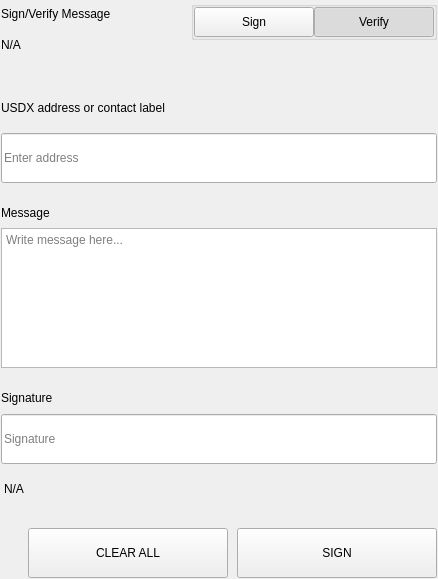
<?xml version="1.0" encoding="UTF-8"?>
<ui version="4.0">
 <class>SettingsSignMessageWidgets</class>
 <widget class="QWidget" name="SettingsSignMessageWidgets">
  <property name="geometry">
   <rect>
    <x>0</x>
    <y>0</y>
    <width>438</width>
    <height>579</height>
   </rect>
  </property>
  <property name="windowTitle">
   <string>Form</string>
  </property>
  <layout class="QVBoxLayout" name="verticalLayout">
   <property name="spacing">
    <number>0</number>
   </property>
   <property name="leftMargin">
    <number>0</number>
   </property>
   <property name="topMargin">
    <number>0</number>
   </property>
   <property name="rightMargin">
    <number>0</number>
   </property>
   <property name="bottomMargin">
    <number>0</number>
   </property>
   <item>
    <widget class="QWidget" name="left" native="true">
     <layout class="QVBoxLayout" name="verticalLayout_3">
      <property name="leftMargin">
       <number>0</number>
      </property>
      <property name="topMargin">
       <number>0</number>
      </property>
      <property name="rightMargin">
       <number>0</number>
      </property>
      <property name="bottomMargin">
       <number>0</number>
      </property>
      <item>
       <widget class="QWidget" name="container_sign" native="true">
        <layout class="QVBoxLayout" name="verticalLayout_2">
         <property name="spacing">
          <number>0</number>
         </property>
         <property name="leftMargin">
          <number>1</number>
         </property>
         <property name="topMargin">
          <number>1</number>
         </property>
         <property name="rightMargin">
          <number>1</number>
         </property>
         <property name="bottomMargin">
          <number>1</number>
         </property>
         <item>
          <layout class="QHBoxLayout" name="horizontalLayout_3" stretch="3,1">
           <property name="spacing">
            <number>40</number>
           </property>
           <item>
            <layout class="QVBoxLayout" name="verticalLayoutTitle">
             <property name="spacing">
              <number>5</number>
             </property>
             <item>
              <widget class="QLabel" name="labelTitle">
               <property name="text">
                <string>Sign/Verify Message</string>
               </property>
              </widget>
             </item>
             <item>
              <widget class="QLabel" name="labelSubtitle1">
               <property name="text">
                <string notr="true">N/A</string>
               </property>
               <property name="wordWrap">
                <bool>true</bool>
               </property>
              </widget>
             </item>
            </layout>
           </item>
           <item alignment="Qt::AlignRight|Qt::AlignTop">
            <widget class="QWidget" name="containerSwitch" native="true">
             <property name="styleSheet">
              <string notr="true">#containerSwitch{
	padding-top:9px;
}</string>
             </property>
             <layout class="QVBoxLayout" name="verticalLayout_6">
              <property name="spacing">
               <number>4</number>
              </property>
              <property name="leftMargin">
               <number>0</number>
              </property>
              <property name="topMargin">
               <number>0</number>
              </property>
              <property name="rightMargin">
               <number>0</number>
              </property>
              <property name="bottomMargin">
               <number>0</number>
              </property>
              <item alignment="Qt::AlignRight">
               <widget class="QGroupBox" name="groupBox">
                <property name="sizePolicy">
                 <sizepolicy hsizetype="Fixed" vsizetype="Preferred">
                  <horstretch>0</horstretch>
                  <verstretch>0</verstretch>
                 </sizepolicy>
                </property>
                <property name="title">
                 <string/>
                </property>
                <property name="alignment">
                 <set>Qt::AlignRight|Qt::AlignTop|Qt::AlignTrailing</set>
                </property>
                <layout class="QHBoxLayout" name="horizontalLayout_4">
                 <property name="spacing">
                  <number>0</number>
                 </property>
                 <property name="leftMargin">
                  <number>0</number>
                 </property>
                 <property name="topMargin">
                  <number>0</number>
                 </property>
                 <property name="rightMargin">
                  <number>0</number>
                 </property>
                 <property name="bottomMargin">
                  <number>0</number>
                 </property>
                 <item>
                  <widget class="QPushButton" name="pushSign">
                   <property name="minimumSize">
                    <size>
                     <width>120</width>
                     <height>30</height>
                    </size>
                   </property>
                   <property name="maximumSize">
                    <size>
                     <width>120</width>
                     <height>30</height>
                    </size>
                   </property>
                   <property name="focusPolicy">
                    <enum>Qt::NoFocus</enum>
                   </property>
                   <property name="text">
                    <string>Sign</string>
                   </property>
                   <property name="checkable">
                    <bool>true</bool>
                   </property>
                   <property name="autoExclusive">
                    <bool>true</bool>
                   </property>
                  </widget>
                 </item>
                 <item>
                  <widget class="QPushButton" name="pushVerify">
                   <property name="minimumSize">
                    <size>
                     <width>120</width>
                     <height>30</height>
                    </size>
                   </property>
                   <property name="maximumSize">
                    <size>
                     <width>120</width>
                     <height>30</height>
                    </size>
                   </property>
                   <property name="focusPolicy">
                    <enum>Qt::NoFocus</enum>
                   </property>
                   <property name="text">
                    <string>Verify</string>
                   </property>
                   <property name="checkable">
                    <bool>true</bool>
                   </property>
                   <property name="checked">
                    <bool>true</bool>
                   </property>
                   <property name="autoExclusive">
                    <bool>true</bool>
                   </property>
                  </widget>
                 </item>
                </layout>
               </widget>
              </item>
              <item alignment="Qt::AlignHCenter|Qt::AlignTop">
               <widget class="QLabel" name="labelSubtitleSwitch">
                <property name="text">
                 <string/>
                </property>
                <property name="alignment">
                 <set>Qt::AlignRight|Qt::AlignTrailing|Qt::AlignVCenter</set>
                </property>
               </widget>
              </item>
             </layout>
            </widget>
           </item>
          </layout>
         </item>
         <item>
          <spacer name="verticalSpacer_2">
           <property name="orientation">
            <enum>Qt::Vertical</enum>
           </property>
           <property name="sizeType">
            <enum>QSizePolicy::Fixed</enum>
           </property>
           <property name="sizeHint" stdset="0">
            <size>
             <width>20</width>
             <height>40</height>
            </size>
           </property>
          </spacer>
         </item>
         <item>
          <widget class="QWidget" name="containerAddress" native="true">
           <property name="sizePolicy">
            <sizepolicy hsizetype="Preferred" vsizetype="Fixed">
             <horstretch>0</horstretch>
             <verstretch>0</verstretch>
            </sizepolicy>
           </property>
           <layout class="QVBoxLayout" name="verticalLayout_5" stretch="0,0">
            <property name="spacing">
             <number>15</number>
            </property>
            <property name="leftMargin">
             <number>0</number>
            </property>
            <property name="topMargin">
             <number>0</number>
            </property>
            <property name="rightMargin">
             <number>0</number>
            </property>
            <property name="bottomMargin">
             <number>0</number>
            </property>
            <item>
             <widget class="QLabel" name="labelSubtitleAddress">
              <property name="minimumSize">
               <size>
                <width>0</width>
                <height>20</height>
               </size>
              </property>
              <property name="maximumSize">
               <size>
                <width>16777215</width>
                <height>20</height>
               </size>
              </property>
              <property name="text">
               <string>USDX address or contact label</string>
              </property>
             </widget>
            </item>
            <item>
             <widget class="QLineEdit" name="addressIn_SM">
              <property name="minimumSize">
               <size>
                <width>0</width>
                <height>50</height>
               </size>
              </property>
              <property name="maximumSize">
               <size>
                <width>16777215</width>
                <height>50</height>
               </size>
              </property>
              <property name="placeholderText">
               <string>Enter address</string>
              </property>
             </widget>
            </item>
           </layout>
          </widget>
         </item>
         <item>
          <spacer name="verticalSpacer_3">
           <property name="orientation">
            <enum>Qt::Vertical</enum>
           </property>
           <property name="sizeType">
            <enum>QSizePolicy::Fixed</enum>
           </property>
           <property name="sizeHint" stdset="0">
            <size>
             <width>20</width>
             <height>20</height>
            </size>
           </property>
          </spacer>
         </item>
         <item>
          <layout class="QVBoxLayout" name="verticalLayout_9">
           <property name="spacing">
            <number>5</number>
           </property>
           <item>
            <widget class="QLabel" name="labelSubtitleMessage">
             <property name="minimumSize">
              <size>
               <width>0</width>
               <height>20</height>
              </size>
             </property>
             <property name="maximumSize">
              <size>
               <width>16777215</width>
               <height>20</height>
              </size>
             </property>
             <property name="text">
              <string>Message</string>
             </property>
            </widget>
           </item>
           <item>
            <widget class="QPlainTextEdit" name="messageIn_SM">
             <property name="minimumSize">
              <size>
               <width>0</width>
               <height>140</height>
              </size>
             </property>
             <property name="maximumSize">
              <size>
               <width>16777215</width>
               <height>140</height>
              </size>
             </property>
             <property name="placeholderText">
              <string>Write message here...</string>
             </property>
            </widget>
           </item>
          </layout>
         </item>
         <item>
          <spacer name="verticalSpacer_4">
           <property name="orientation">
            <enum>Qt::Vertical</enum>
           </property>
           <property name="sizeType">
            <enum>QSizePolicy::Fixed</enum>
           </property>
           <property name="sizeHint" stdset="0">
            <size>
             <width>20</width>
             <height>20</height>
            </size>
           </property>
          </spacer>
         </item>
         <item>
          <widget class="QWidget" name="widget" native="true">
           <property name="minimumSize">
            <size>
             <width>0</width>
             <height>75</height>
            </size>
           </property>
           <property name="maximumSize">
            <size>
             <width>16777215</width>
             <height>16777215</height>
            </size>
           </property>
           <layout class="QVBoxLayout" name="verticalLayout_4">
            <property name="leftMargin">
             <number>0</number>
            </property>
            <property name="topMargin">
             <number>0</number>
            </property>
            <property name="rightMargin">
             <number>0</number>
            </property>
            <property name="bottomMargin">
             <number>0</number>
            </property>
            <item>
             <widget class="QLabel" name="labelSubtitleSignature">
              <property name="minimumSize">
               <size>
                <width>0</width>
                <height>20</height>
               </size>
              </property>
              <property name="maximumSize">
               <size>
                <width>16777215</width>
                <height>20</height>
               </size>
              </property>
              <property name="text">
               <string>Signature</string>
              </property>
             </widget>
            </item>
            <item>
             <widget class="QLineEdit" name="signatureOut_SM">
              <property name="minimumSize">
               <size>
                <width>0</width>
                <height>50</height>
               </size>
              </property>
              <property name="placeholderText">
               <string>Signature</string>
              </property>
             </widget>
            </item>
           </layout>
          </widget>
         </item>
         <item>
          <widget class="QLabel" name="statusLabel_SM">
           <property name="styleSheet">
            <string notr="true">padding-top:5px;</string>
           </property>
           <property name="text">
            <string notr="true">N/A</string>
           </property>
          </widget>
         </item>
         <item>
          <spacer name="verticalSpacer">
           <property name="orientation">
            <enum>Qt::Vertical</enum>
           </property>
           <property name="sizeType">
            <enum>QSizePolicy::Fixed</enum>
           </property>
           <property name="sizeHint" stdset="0">
            <size>
             <width>20</width>
             <height>20</height>
            </size>
           </property>
          </spacer>
         </item>
         <item>
          <layout class="QHBoxLayout" name="horizontalLayout_7">
           <property name="spacing">
            <number>9</number>
           </property>
           <item>
            <spacer name="horizontalSpacer_5">
             <property name="orientation">
              <enum>Qt::Horizontal</enum>
             </property>
             <property name="sizeType">
              <enum>QSizePolicy::Expanding</enum>
             </property>
             <property name="sizeHint" stdset="0">
              <size>
               <width>40</width>
               <height>20</height>
              </size>
             </property>
            </spacer>
           </item>
           <item>
            <widget class="QPushButton" name="pushButtonClear">
             <property name="minimumSize">
              <size>
               <width>200</width>
               <height>50</height>
              </size>
             </property>
             <property name="focusPolicy">
              <enum>Qt::NoFocus</enum>
             </property>
             <property name="text">
              <string>CLEAR ALL</string>
             </property>
            </widget>
           </item>
           <item>
            <widget class="QPushButton" name="pushButtonSave">
             <property name="minimumSize">
              <size>
               <width>200</width>
               <height>50</height>
              </size>
             </property>
             <property name="maximumSize">
              <size>
               <width>200</width>
               <height>50</height>
              </size>
             </property>
             <property name="focusPolicy">
              <enum>Qt::NoFocus</enum>
             </property>
             <property name="text">
              <string>SIGN</string>
             </property>
            </widget>
           </item>
          </layout>
         </item>
        </layout>
       </widget>
      </item>
     </layout>
    </widget>
   </item>
  </layout>
 </widget>
 <resources/>
 <connections/>
</ui>
